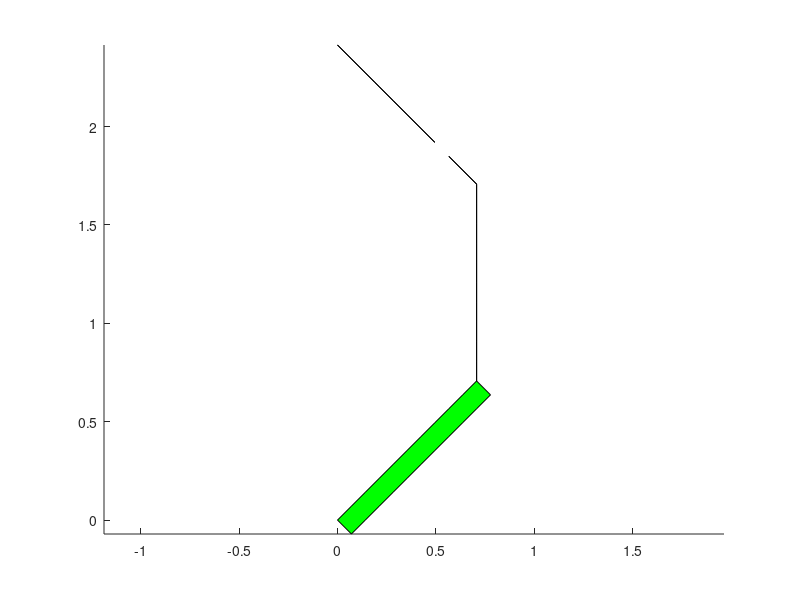

The MATLAB source for this figure:
figure;

q1 = pi/4;
q2 = pi/4;
q3 = pi/4;

q = [q1; q2; q3];

% Lengths of each joint
L_1 = 0:0.1:1; % (meter)
L_2 = 0:0.1:1; % (meter)
L_3 = 0:0.1:1; % (meter)

%%
L_1_x = L_1 * cos(q(1));
L_1_y = L_1 * sin(q(1));
L_2_x = L_1_x + L_2 * cos(q(1) + q(2));
L_2_y = L_1_y + L_2 * sin(q(1) + q(2));
L_3_x = L_2_x + L_3 * cos(q(1) + q(2) + q(3));
L_3_y = L_2_y + L_3 * sin(q(1) + q(2) + q(3));

%%
L_1_x = L_1 * cos(q(1));
L_1_y = L_1 * sin(q(1));
L_2_x = L_1_x(end) + L_2 * cos(q(1) + q(2));
L_2_y = L_1_y(end) + L_2 * sin(q(1) + q(2));
L_3_x = L_2_x(end) + L_3 * cos(q(1) + q(2) + q(3));
L_3_y = L_2_y(end) + L_3 * sin(q(1) + q(2) + q(3));

L_1_x_l = 0.1 * cos(pi/4);
L_1_y_l = - 0.1 * sin(pi/4);
L_1_x_parallel = L_1_x + L_1_x_l; L_1_x_parallel = fliplr(L_1_x_parallel);
L_1_y_parallel = L_1_y + L_1_y_l; L_1_y_parallel = fliplr(L_1_y_parallel);

% rectangle('Position', [-0.05 0 L_1_x L_1_y], 'Curvature', 1);

patch([L_1_x L_1_x_parallel], [L_1_y L_1_y_parallel], 'green')
patch(L_2_x, L_2_y, 'green')
patch(L_3_x, L_3_y, 'green')

% rectangle('Position', [-0.05 0 0.1 1], 'Curvature', 1);

axis equal;
% axis([-1 1.5 0 3]);
% set(gca,'XTickLabel',[],'YTickLabel',[]);